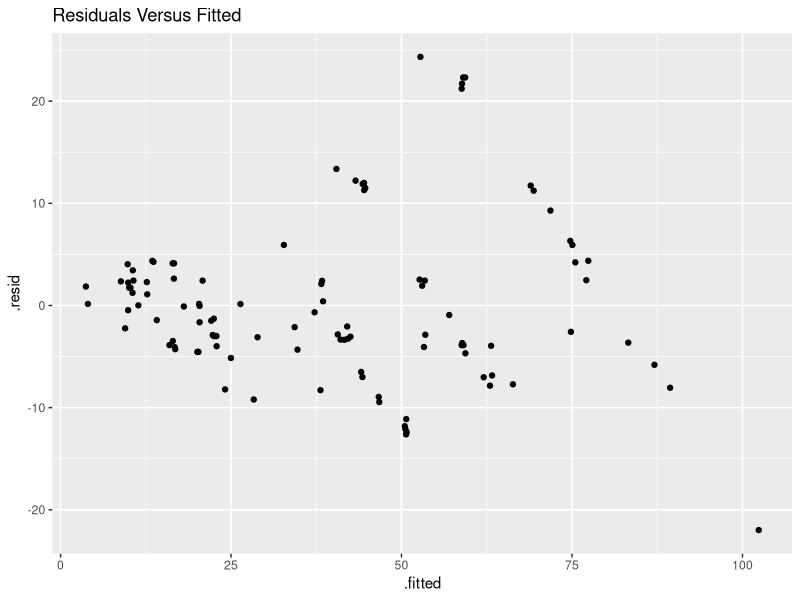
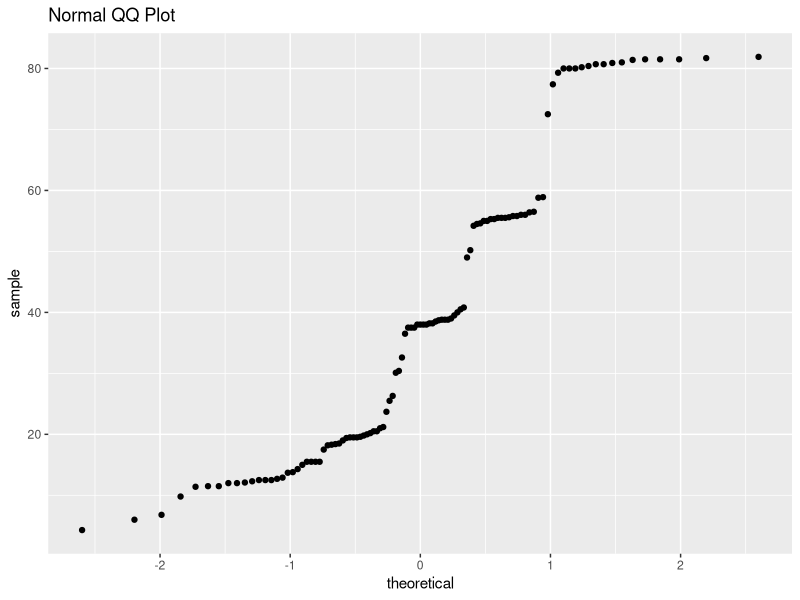
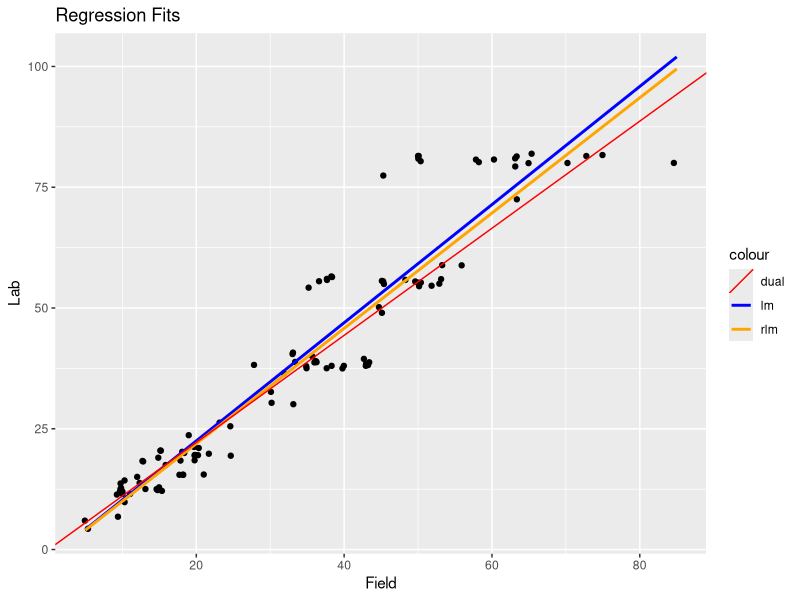

These figures' R source, in order:
## ---- chunk 1
knitr::opts_chunk$set(echo = FALSE, eval = TRUE)
## ---- chunk 2

library(tidyverse)
library(MASS)
library(broom)

## ---- chunk 3

raw <- read.table('data.txt', header = TRUE)
y <- raw$Lab
x <- raw$Field

f1 <- lm(y ~ x)
bo <- coefficients(f1)
r2 <- residuals(f1)^2
f2 <- glm(r2 ~ x, family = Gamma(link = 'log'), maxit = 1000)
w = rep(0, nrow(raw))
w <- sapply(x, function(g) return(1 / exp(coefficients(f1)[1] + coefficients(f1)[2] * g)))
y <- sqrt(w) * y
x <- sqrt(w) * x
bn <- coefficients(lm(y ~ x))

while(all(abs(bn - bo) > 1E-5)){
  
  f1 <- lm(y ~ x)
  r2 <- residuals(f1)^2
  f2 <- glm(r2 ~ x, family = Gamma(link = 'log'), maxit = 1000)
  w = rep(0, nrow(raw))
  w <- sapply(x, function(g) return(1 / exp(coefficients(f1)[1] + coefficients(f1)[2] * g)))
  y <- sqrt(w) * y
  x <- sqrt(w) * x
  bo <- coefficients(f1)
  bn <- coefficients(lm(y ~ x))
  
}

## ---- chunk 4

cat("The simple linear regression coefficients are:\nIntercept: ", coefficients(lm(Lab ~ Field, data = raw))[1],"\nSlope: ", coefficients(lm(Lab ~ Field, data = raw))[2])

cat("The robust linear regression coefficients are:\nIntercept: ", coefficients(rlm(Lab ~ Field, data = raw))[1],"\nSlope: ", coefficients(rlm(Lab ~ Field, data = raw))[2])

cat("The dual regression coefficients are:\nIntercept: ", bn[1],"\nSlope: ", bn[2])

## ---- chunk 5

mod <- lm(Lab ~ Field, data = raw)
df <- augment(mod)
ggplot(data = df) + 
  geom_jitter(mapping = aes(x = .fitted, y = .resid)) +
  ggtitle("Residuals Versus Fitted")

## ---- chunk 6

ggplot(data = raw) +
  stat_qq(mapping = aes(sample = Lab)) +
  ggtitle("Normal QQ Plot")

## ---- chunk 7
ggplot(data = raw) +
  geom_jitter(mapping = aes(x = Field, y = Lab)) +
  geom_smooth(mapping = aes(x = Field, y = Lab, color = 'lm'), method = 'lm', se = FALSE, fullrange = TRUE) +
  geom_smooth(mapping = aes(x = Field, y = Lab, color = 'rlm'), method = 'rlm', se = FALSE, fullrange = TRUE) +
  geom_abline(mapping = aes(color = 'dual', slope = bn[2], intercept = bn[1])) +
  scale_color_manual(values = c('red', 'blue', 'orange')) +
  ggtitle("Regression Fits")
